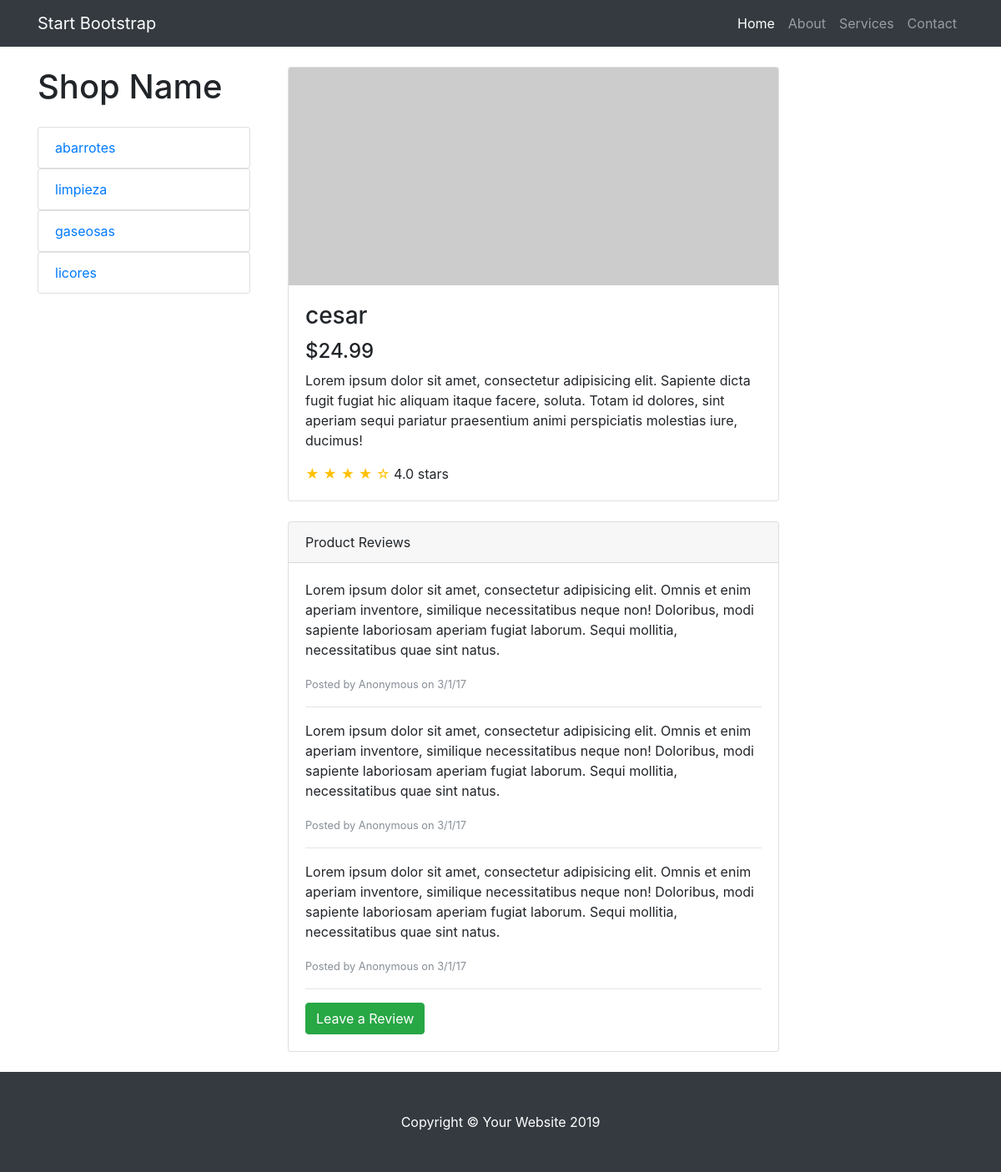
The page /tienda/producto/1 on the database its author committed.
### tienda/models.py (models this page shows, shortened)
class Categoria(models.Model):
    nombre = models.CharField(max_length=200)
    pub_date = models.DateTimeField('fecha de registro',auto_now=True)

class Producto(models.Model):
    categoria = models.ForeignKey(Categoria,on_delete=models.CASCADE)
    nombre = models.CharField(max_length=200)
    precio = models.DecimalField(max_digits=6,decimal_places=2)
    stock = models.IntegerField(default=0)
    pub_date = models.DateTimeField('date published')

### tienda/views.py (the view)
# urls.py: path('producto/<int:producto_id>', views.producto , name="producto"),
def producto(request , producto_id):
    category_list = Categoria.objects.all()
    producto = get_object_or_404(Producto , pk=producto_id)
    return render(request,'producto.html',{'producto':producto, 'category_list':category_list})

### tienda/templates/producto.html
{% extends "layout.html" %}
{%block content%}
<!DOCTYPE html>
    <div class="container">
      <div class="row">
        <div class="col-lg-9">
          <div class="card mt-4">
            <img class="card-img-top img-fluid" src="http://placehold.it/900x400" alt="">
            <div class="card-body">
              <h3 class="card-title">{{producto.nombre}}</h3>
              <h4>$24.99</h4>
              <p class="card-text">Lorem ipsum dolor sit amet, consectetur adipisicing elit. Sapiente dicta fugit fugiat hic aliquam itaque facere, soluta. Totam id dolores, sint aperiam sequi pariatur praesentium animi perspiciatis molestias iure, ducimus!</p>
              <span class="text-warning">&#9733; &#9733; &#9733; &#9733; &#9734;</span>
              4.0 stars
            </div>
          </div>
          <div class="card card-outline-secondary my-4">
            <div class="card-header">
              Product Reviews
            </div>
            <div class="card-body">
              <p>Lorem ipsum dolor sit amet, consectetur adipisicing elit. Omnis et enim aperiam inventore, similique necessitatibus neque non! Doloribus, modi sapiente laboriosam aperiam fugiat laborum. Sequi mollitia, necessitatibus quae sint natus.</p>
              <small class="text-muted">Posted by Anonymous on 3/1/17</small>
              <hr>
              <p>Lorem ipsum dolor sit amet, consectetur adipisicing elit. Omnis et enim aperiam inventore, similique necessitatibus neque non! Doloribus, modi sapiente laboriosam aperiam fugiat laborum. Sequi mollitia, necessitatibus quae sint natus.</p>
              <small class="text-muted">Posted by Anonymous on 3/1/17</small>
              <hr>
              <p>Lorem ipsum dolor sit amet, consectetur adipisicing elit. Omnis et enim aperiam inventore, similique necessitatibus neque non! Doloribus, modi sapiente laboriosam aperiam fugiat laborum. Sequi mollitia, necessitatibus quae sint natus.</p>
              <small class="text-muted">Posted by Anonymous on 3/1/17</small>
              <hr>
              <a href="#" class="btn btn-success">Leave a Review</a>
            </div>
          </div>
        </div>
      </div>
    </div>
{% endblock %}

### tienda/templates/layout.html (shortened to what this page needs)
{% load static %}
<!DOCTYPE html>
<html lang="en">
  <head>
    <link href="{% static 'vendor/bootstrap/css/bootstrap.min.css' %}" rel="stylesheet">
    <link href="{% static 'css/shop.css' %}" rel="stylesheet ">
  </head>
  <body>
    <nav class="navbar navbar-expand-lg navbar-dark bg-dark fixed-top">
      <div class="container">
        <a class="navbar-brand" href="#">Start Bootstrap</a>
        <div class="collapse navbar-collapse" id="navbarResponsive">
          <ul class="navbar-nav ml-auto">
            <li class="nav-item active">
              <a class="nav-link" href="#">Home
              </a>
            </li>
            <li class="nav-item">
              <a class="nav-link" href="#">About</a>
            </li>
            <li class="nav-item">
              <a class="nav-link" href="#">Services</a>
            </li>
            <li class="nav-item">
              <a class="nav-link" href="#">Contact</a>
            </li>
          </ul>
        </div>
      </div>
    </nav>
    <div class="container">
      <div class="row">
        <div class="col-lg-3">
          <h1 class="my-4">Shop Name</h1>
          {% for cat in category_list %}
          <div class="list-group">
            <a href="{% url 'tienda:categoria' cat.id %}" class="list-group-item">{{cat.nombre}}</a>
          </div>
          {% endfor %}
        </div>
        <div class="col-lg-9">
            {% block content %}{% endblock %}
        </div>
      </div>
    </div>
    <footer class="py-5 bg-dark">
      <div class="container">
        <p class="m-0 text-center text-white">Copyright &copy; Your Website 2019</p>
      </div>
    </footer>
  </body>
</html>

### tienda/static/css/shop.css (style rules this page uses)
body { padding-top: 54px; }
@media (min-width: 992px) { body { padding-top: 56px; } }

### rows shown on the page
Categoria: nombre "abarrotes"
Categoria: nombre "limpieza"
Categoria: nombre "gaseosas"
Categoria: nombre "licores"
Producto: nombre "cesar"
